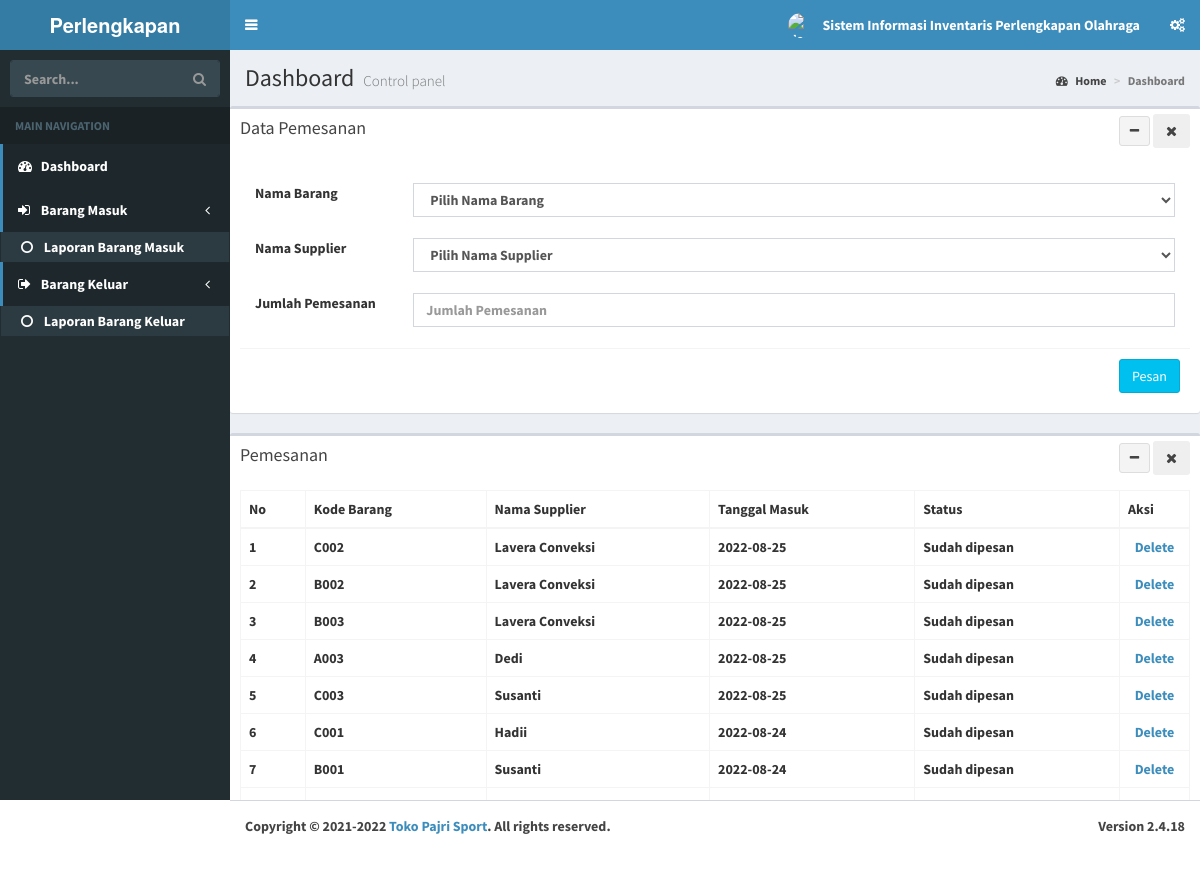
Page /index.php/transaksi/Pemesanan on the committed database.
### tables this page shows
CREATE TABLE `barang_masuk` (
  `id_transaksi` int(11) NOT NULL,
  `kode_barang` varchar(11) NOT NULL,
  `nama_supplier` varchar(50) NOT NULL,
  `jumlah` int(11) NOT NULL,
  `tanggal_pemesanan` date NOT NULL DEFAULT current_timestamp(),
  `tanggal_masuk` date NOT NULL,
  `status` enum('Belum dipesan','Sudah dipesan') NOT NULL DEFAULT 'Sudah dipesan'
);

### application/controllers/Transaksi.php (called while the page is built, shortened)
<?php
class Transaksi extends CI_Controller
{
    function __construct()
    {
        $this->load->model(array('MTransaksi','MSupplier','MStok_barang'));
        $this->load->library('form_validation');
    }
    function Pemesanan()
    {
        $data['list_trx'] = $this->MTransaksi->get_all();
        $data['list_supplier'] = $this->MSupplier->get_all();
        $data['list_stok_barang'] = $this->MStok_barang->get_all();
        $data['page'] = 'transaksi/pemesanan';
        $this->load->view('tamplate', $data);
    }
}

### index.php (called while the page is built, shortened)
<?php
require_once BASEPATH.'core/CodeIgniter.php';

### application/models/MTransaksi.php (called while the page is built, shortened)
<?php
class MTransaksi extends CI_Model
{
    public $table = 'barang_masuk';
    public $id = 'id_transaksi';
    public $order = 'DESC';
    function get_all()
    {
        $this->db->order_by($this->id, $this->order);
        return $this->db->get($this->table)->result();
    }
}

### application/views/transaksi/pemesanan.php (the view, shortened to what this page needs)
<div class="row">
<div class="box">
            <div class="box-header">
                <h3 class="box-title">Data Pemesanan</h3>
                <div class="pull-right box-tools">
                    <button type="button" class="btn btn-default btn-sm" data-widget="collaps" data-toogle="tooltip" title="collapse">
                        <i class="fa fa-minus"></i></button>
                    <button type="button" class="btn btn default btn sm" data-widget="remove" data-toggle="tooltip" title="remove">
                        <i class="fa fa-times"></i></button>
                </div>
                </div>
            <div class="box-body pad"></div>
            <form method="post" action="#">
                <div class="box-body">
                    <div class="form-group">
                        <label for="inputEmail3" class="col-sm-2 control-label">Nama Barang</label>
                            <div class="col-sm-10">
                            <select name="kode_barang" class="form-control" required="">
                                        <option value="">Pilih Nama Barang</option>
                                    </select>
                            </div>
                    </div>
                    <br><br>
                    <div class="form-group">
                        <label for="inputEmail3" class="col-sm-2 control-label">Nama Supplier</label>
                            <div class="col-sm-10">
                            <select name="nama_supplier" class="form-control" require="">
                                     <option value="" >Pilih Nama Supplier</option>
                             </select>
                            </div>
                     </div>
                     <br><br>
                     <div class="form-group">
                        <label for="inputEmail3" class="col-sm-2 control-label">Jumlah Pemesanan</label>
                            <div class="col-sm-10">
                            <input name="stok_barang" type="text" class="form-control" id="inputText" placeholder="Jumlah Pemesanan">
                            </div>
                     </div>
                     <br><br>
                <div class="box-footer">
                <button type="submit" name="submit" value="Pemesanan" class="btn btn-info pull-right">Pesan</button>
                </div>
            </form>
        </div>
    </div>
    <div class="box">
            <div class="box-header">
                <h3 class="box-title">Pemesanan</h3>
                <div class="pull-right box-tools">
                    <button type="button" class="btn btn-default btn-sm" data-widget="collaps" data-toogle="tooltip" title="collapse">
                        <i class="fa fa-minus"></i></button>
                    <button type="button" class="btn btn default btn sm" data-widget="remove" data-toggle="tooltip" title="remove">
                        <i class="fa fa-times"></i></button>
                </div>
                </div>
    <div class="box-body pad">
        <table class="table table-bordered">
        <thead>
            <tr>
            <th scope="col">No</th>
            <th scope="col">Kode Barang</th>
            <th scope="col">Nama Supplier</th>
            <th scope="col">Tanggal Masuk</th>
            <th scope="col">Status</th>
            <th scope="col">Aksi</th>
            </tr>
        </thead>
        <tbody>
            <?php if ($list_trx):?>
                <?php $i=1;?>
                <?php foreach ($list_trx as $lt):?>
                    <tr>
                    <th scope="row"><?php echo $i?></th>
                    <td><?php echo $lt->kode_barang?></td>
                    <td><?php echo $lt->nama_supplier?></td>
                    <td><?php echo $lt->tanggal_masuk?></td>
                    <td><?php echo $lt->status?></td>
                    <td style="text-align:center" width="70px">
				    <?php
                        echo anchor(site_url('transaksi/delete/'.$lt->id_transaksi),'Delete','onclick="javasciprt: return confirm(\'Are You Sure ?\')"');
                    ?>
                    </tr>
                    <?php $i++;?>
            <?php endforeach?>
            <?php endif?>
        </tbody>
        </table>
    </div>
</div>
</div>
</div>

### rows in the picture
barang_masuk: kode_barang "C002", nama_supplier "Lavera Conveksi", tanggal_masuk "2022-08-25", status "Sudah dipesan", id_transaksi "Delete"
barang_masuk: kode_barang "B002", nama_supplier "Lavera Conveksi", tanggal_masuk "2022-08-25", status "Sudah dipesan", id_transaksi "Delete"
barang_masuk: kode_barang "B003", nama_supplier "Lavera Conveksi", tanggal_masuk "2022-08-25", status "Sudah dipesan", id_transaksi "Delete"
barang_masuk: kode_barang "A003", nama_supplier "Dedi", tanggal_masuk "2022-08-25", status "Sudah dipesan", id_transaksi "Delete"
barang_masuk: kode_barang "C003", nama_supplier "Susanti", tanggal_masuk "2022-08-25", status "Sudah dipesan", id_transaksi "Delete"
barang_masuk: kode_barang "C001", nama_supplier "Hadii", tanggal_masuk "2022-08-24", status "Sudah dipesan", id_transaksi "Delete"
barang_masuk: kode_barang "B001", nama_supplier "Susanti", tanggal_masuk "2022-08-24", status "Sudah dipesan", id_transaksi "Delete"
